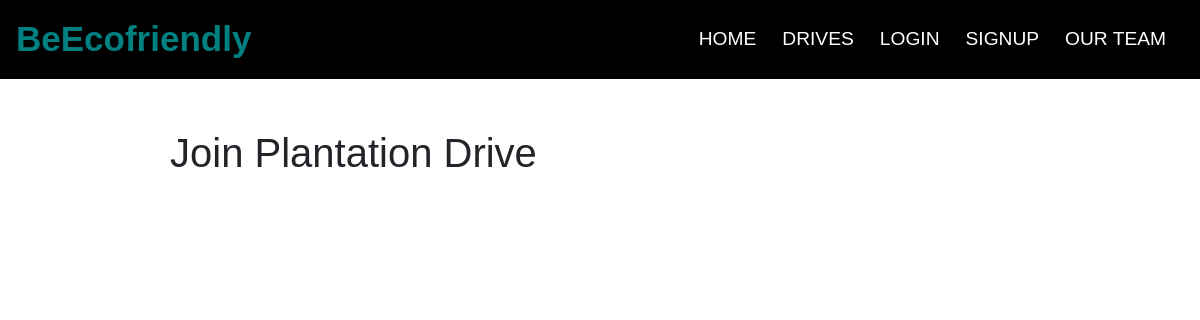
Page /drive/join/ on the earlier database version.
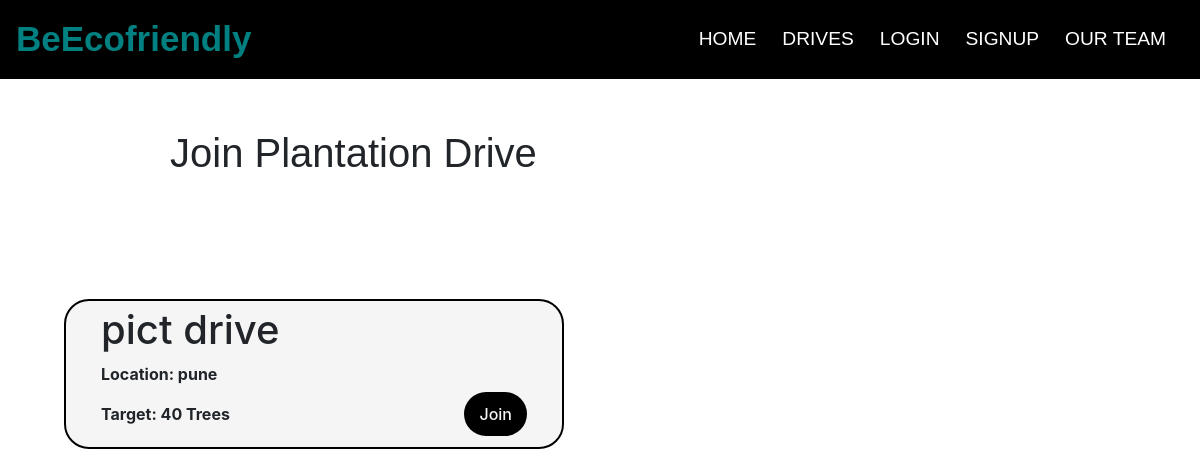
Same page on the later database version.
### users/models.py (models this page shows, shortened)
class Drive(models.Model):
    host = models.ForeignKey(User, related_name="hostedBy", on_delete=PROTECT, null=True)
    members = models.ManyToManyField(User, related_name="mebers")
    drive_name = models.CharField(max_length=64)
    location = models.CharField(max_length=64)
    target = models.IntegerField()
    desc = models.CharField(max_length=200, default="")

### users/views.py (the view)
# urls.py: path('drive/join/', views.joinDrive, name = 'joinDrive'),
def joinDrive(request):
    context ={'drives' : Drive.objects.all()}
    return render(request, "users/join_drive.html", context)

### users/templates/users/join_drive.html (shortened to what this page needs)
{% extends 'users/layout.html' %}
{% block content %}
<h1 id="drive">Join Plantation Drive</h1>
<div class="container"></div>
{% for drive in drives %}
<div class="row container1">
    <div class="col-sm">
        <h1>{{drive.drive_name}}</h1>
        <div id="firstpara">
            <p>Location: {{drive.location}}</p>
            <p>Target: {{drive.target}} Trees</p>
            <a href="{% url 'join_drive_temp' drive.pk %}" class="join">Join</a>
        </div>
    </div>
</div>
{% endfor %}
</body>
{% endblock %}

### users/templates/users/layout.html (shortened to what this page needs)
<!DOCTYPE html>
<html lang="en">
<head>
<link rel="stylesheet" href="https://maxcdn.bootstrapcdn.com/bootstrap/4.0.0/css/bootstrap.min.css"
>
<link rel="stylesheet" href="https://use.fontawesome.com/releases/v5.0.8/css/all.css">
</head>
<body>
    {% include 'users/navbar.html' %}
    {% block content %}
    {% endblock %}
</body>
</html>

### users/templates/users/navbar.html (shortened to what this page needs)
    <nav class="navbar navbar-expand-lg navbar-dark ">
        <a class="navbar-brand" style="color: teal;">BeEcofriendly</a>
        <div class="collapse navbar-collapse" id="navbarNav" >
          <ul class="navbar-nav ml-auto" >
            <li class="nav-item ">
              <a class="nav-link" href="{% url 'home' %}" style="color: white;margin-right:10px;">Home </a>
            </li>
            <li class="nav-item">
                <a class="nav-link" href="{% url 'joinDrive' %}" style="color: white;margin-right:10px;">Drives</a>
              </li>
              {% if not user.is_authenticated %}
            <li>
                <a class="nav-link"  style="color: white;margin-right:10px;" onclick="document.getElementById('id01').style.display='block'">login</a>
            </li>
            <li class="nav-item">
              <a class="nav-link" href="{% url 'register' %}" style="color: white;margin-right:10px;">Signup</a>
            </li>
              {% endif %}
            <li class="nav-item">
                <a class="nav-link" href="{% url 'ourTeam' %}" style="color: white;margin-right:10px;">Our team</a>
              </li>
          </ul>
        </div>
      </nav>

### users/templates/users/navbar.html (style rules this page uses)
nav { background: black; font-family: sans-serif; }
.navbar-brand { color: aqua; font-size: 35px; font-weight: bold; }
nav ul li a { position: relative; color: white; padding: 5px 0; text-transform: uppercase; font-size: 1.2rem; }
nav ul li a::before { position: absolute; content: ''; left: 0; bottom: 0; height: 3px; width: 100%; background: white; transform: scaleX(0); transform-origin: right; transition: transform .4s linear; }

### users/templates/users/login.html (style rules this page uses)
.container { padding: 16px; }

### users/templates/users/join_drive.html (style rules this page uses)
* { box-sizing: border-box; padding: 0px; margin: 0px; }
body { background-image: url(https://media.istockphoto.com/photos/farmers-hand-watering-a-young-plant-picture-id1248915720?k=20&m=1248915720&s=612x612&w=0&h=lG9xaMq_8QRvn8b1HBOhy1WbinXM3j0jB0jEeIu2Q-Y=); background-position: center center; background-repeat: no-repeat; background-attachment: fixed; background-size: cover; }
.container1 { background-color: whitesmoke; border: 2px solid black; padding: 5px 20px; margin: 40px -20px; border-radius: 25px; width: 500px; position: relative; left: 7%; }
.join { float: right; margin-top: -50px; padding: 10px 15px; font-size: 16px; font-weight: 500; color: rgb(245, 245, 248); background-color: black; line-height: 1.5; cursor: pointer; border-radius: 50px; transition: all 0.3s ease; display: inline-block; text-decoration: none; }
p { font-weight: bold; }
#drive { margin: 50px 170px; font-family: Arial, Helvetica, sans-serif; }

Differences in the rows shown:
added Drive: drive_name "pict drive", location "pune", target "40"
